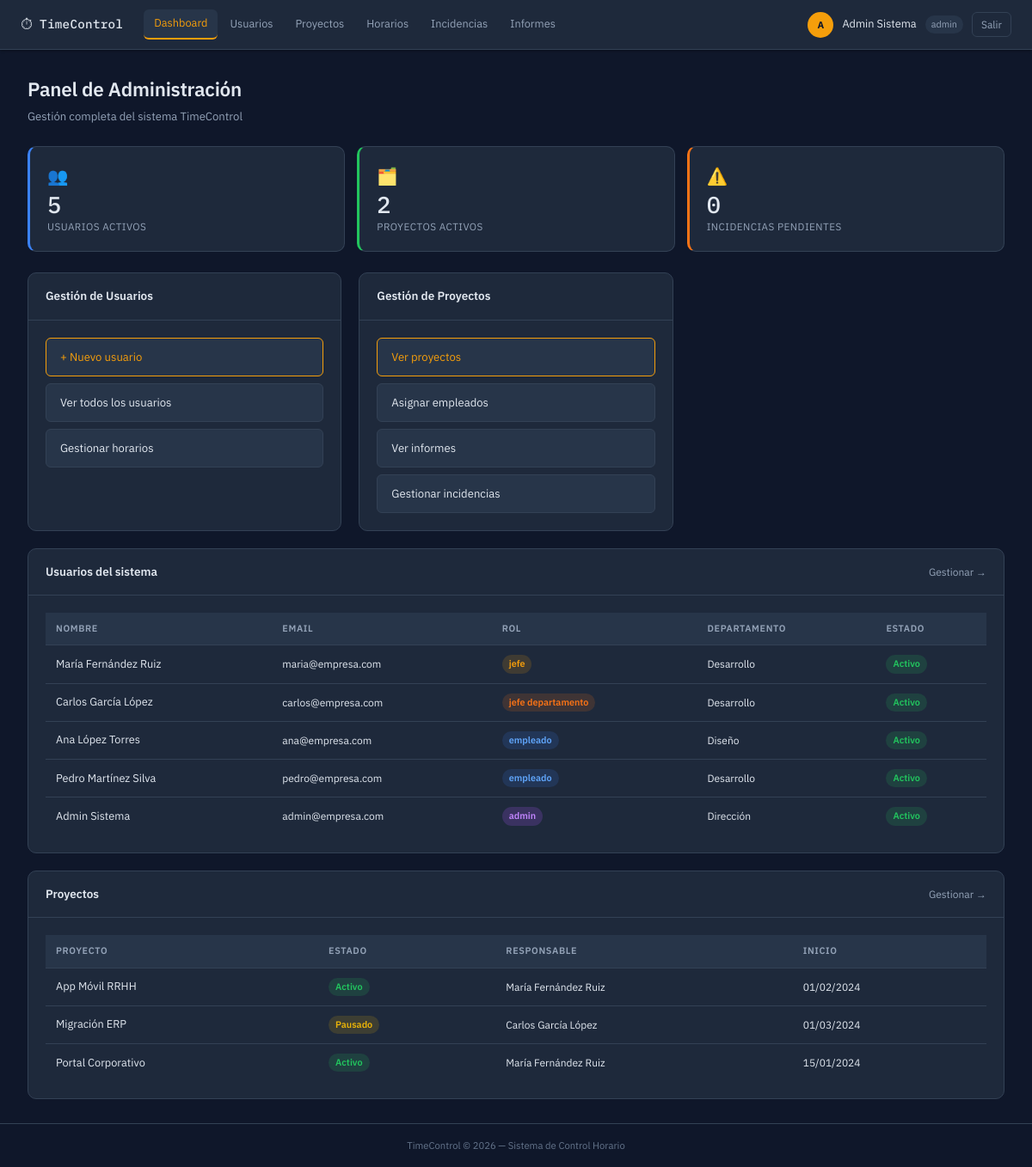
Screenshot of /?action=dashboard (signed in) with the database file from the repository.
### tables this page shows
CREATE TABLE usuarios (
    id INT AUTO_INCREMENT PRIMARY KEY,
    nombre VARCHAR(100) NOT NULL,
    apellidos VARCHAR(150) NOT NULL,
    email VARCHAR(200) NOT NULL UNIQUE,
    password VARCHAR(255) NOT NULL,
    rol ENUM('admin','empleado','jefe','jefe_departamento') NOT NULL DEFAULT 'empleado',
    activo TINYINT(1) NOT NULL DEFAULT 1,
    id_departamento INT,
    id_horario INT,
    avatar VARCHAR(255) DEFAULT NULL,
    creado_en TIMESTAMP DEFAULT CURRENT_TIMESTAMP,
    actualizado_en TIMESTAMP DEFAULT CURRENT_TIMESTAMP ON UPDATE CURRENT_TIMESTAMP,
    FOREIGN KEY (id_departamento) REFERENCES departamentos(id) ON DELETE SET NULL,
    FOREIGN KEY (id_horario) REFERENCES horarios(id) ON DELETE SET NULL
);

CREATE TABLE departamentos (
    id INT AUTO_INCREMENT PRIMARY KEY,
    nombre VARCHAR(100) NOT NULL,
    descripcion TEXT,
    creado_en TIMESTAMP DEFAULT CURRENT_TIMESTAMP
);

CREATE TABLE proyectos (
    id INT AUTO_INCREMENT PRIMARY KEY,
    nombre VARCHAR(200) NOT NULL,
    descripcion TEXT,
    estado ENUM('activo','pausado','completado') NOT NULL DEFAULT 'activo',
    fecha_inicio DATE,
    fecha_fin DATE,
    id_responsable INT,
    creado_en TIMESTAMP DEFAULT CURRENT_TIMESTAMP,
    actualizado_en TIMESTAMP DEFAULT CURRENT_TIMESTAMP ON UPDATE CURRENT_TIMESTAMP,
    FOREIGN KEY (id_responsable) REFERENCES usuarios(id) ON DELETE SET NULL
);

### app/controllers/AdminController.php (called while the page is built, shortened)
<?php
class AdminController {
    private Usuario $usuarioModel;
    private Proyecto $proyectoModel;
    private Incidencia $incidenciaModel;
    public function __construct() {
        $this->usuarioModel    = new Usuario();
        $this->proyectoModel   = new Proyecto();
        $this->incidenciaModel = new Incidencia();
    }
    public function dashboard(): void {
        $totalUsuarios    = count($this->usuarioModel->getAll(['activo' => 1]));
        $totalProyectos   = count($this->proyectoModel->getAll('activo'));
        $incidenciasPend  = $this->incidenciaModel->contarPendientes();
        $empleados        = $this->usuarioModel->getAll(['activo' => 1]);
        $proyectos        = $this->proyectoModel->getAll();
        include __DIR__ . '/../views/admin/dashboard.php';
    }
}

### config/database.php (called while the page is built, shortened)
<?php
class Database {
    private static ?PDO $instance = null;
    public static function getConnection(): PDO {
        if (self::$instance === null) {
            $dsn = "mysql:host=" . DB_HOST . ";dbname=" . DB_NAME . ";charset=" . DB_CHARSET;
            $options = [
                PDO::ATTR_ERRMODE            => PDO::ERRMODE_EXCEPTION,
                PDO::ATTR_DEFAULT_FETCH_MODE => PDO::FETCH_ASSOC,
                PDO::ATTR_EMULATE_PREPARES   => false,
            ];
            try {
                self::$instance = new PDO($dsn, DB_USER, DB_PASS, $options);
            } catch (PDOException $e) {
                http_response_code(500);
                die(json_encode(['error' => 'Error de conexión a la base de datos']));
            }
        }
        return self::$instance;
    }
}

### app/models/Usuario.php (called while the page is built, shortened)
<?php
class Usuario {
    private PDO $db;
    public function __construct() {
        $this->db = Database::getConnection();
    }
    public function getAll(array $filtros = []): array {
        $sql = "SELECT u.*, d.nombre AS departamento_nombre, h.nombre AS horario_nombre
                FROM usuarios u
                LEFT JOIN departamentos d ON d.id = u.id_departamento
                LEFT JOIN horarios h ON h.id = u.id_horario
                WHERE 1=1";
        $params = [];
        if (isset($filtros['activo'])) {
            $sql .= " AND u.activo = ?";
            $params[] = $filtros['activo'];
        }
        $sql .= " ORDER BY u.apellidos, u.nombre";
        $stmt = $this->db->prepare($sql);
        $stmt->execute($params);
        return $stmt->fetchAll();
    }
}

### app/models/Proyecto.php (called while the page is built, shortened)
<?php
class Proyecto {
    private PDO $db;
    public function __construct() {
        $this->db = Database::getConnection();
    }
    public function getAll(string $estado = null): array {
        $sql = "SELECT p.*, CONCAT(u.nombre, ' ', u.apellidos) AS responsable_nombre
                FROM proyectos p LEFT JOIN usuarios u ON u.id = p.id_responsable WHERE 1=1";
        $params = [];
        if ($estado) { $sql .= " AND p.estado = ?"; $params[] = $estado; }
        $sql .= " ORDER BY p.nombre";
        $stmt = $this->db->prepare($sql);
        $stmt->execute($params);
        return $stmt->fetchAll();
    }
}

### app/models/Incidencia.php (called while the page is built, shortened)
<?php
class Incidencia {
    private PDO $db;
    public function __construct() {
        $this->db = Database::getConnection();
    }
    public function contarPendientes(): int {
        $stmt = $this->db->query("SELECT COUNT(*) FROM incidencias WHERE estado = 'pendiente'");
        return (int)$stmt->fetchColumn();
    }
}

### app/views/admin/dashboard.php (the view, shortened to what this page needs)
<?php
$action = 'dashboard';
include __DIR__ . '/../shared/header.php';
?>
<div class="page-header">
    <div>
        <h1 class="page-title">Panel de Administración</h1>
        <p class="page-subtitle">Gestión completa del sistema TimeControl</p>
    </div>
</div>
<div class="stats-grid">
    <div class="stat-card stat-card-blue">
        <div class="stat-icon">👥</div>
        <div class="stat-value"><?= $totalUsuarios ?></div>
        <div class="stat-label">Usuarios activos</div>
    </div>
    <div class="stat-card stat-card-green">
        <div class="stat-icon">🗂️</div>
        <div class="stat-value"><?= $totalProyectos ?></div>
        <div class="stat-label">Proyectos activos</div>
    </div>
    <div class="stat-card stat-card-orange">
        <div class="stat-icon">⚠️</div>
        <div class="stat-value"><?= $incidenciasPend ?></div>
        <div class="stat-label">Incidencias pendientes</div>
    </div>
</div>
<div class="dashboard-grid">
    <div class="card">
        <div class="card-header">
            <h3 class="card-title">Gestión de Usuarios</h3>
        </div>
        <div class="card-body">
            <div class="quick-links">
                <a href="?action=admin_nuevo_usuario" class="quick-link-btn quick-link-primary">+ Nuevo usuario</a>
                <a href="?action=admin_usuarios" class="quick-link-btn">Ver todos los usuarios</a>
                <a href="?action=admin_horarios" class="quick-link-btn">Gestionar horarios</a>
            </div>
        </div>
    </div>
    <div class="card">
        <div class="card-header">
            <h3 class="card-title">Gestión de Proyectos</h3>
        </div>
        <div class="card-body">
            <div class="quick-links">
                <a href="?action=admin_proyectos" class="quick-link-btn quick-link-primary">Ver proyectos</a>
                <a href="?action=admin_asignar_proyecto" class="quick-link-btn">Asignar empleados</a>
                <a href="?action=informes" class="quick-link-btn">Ver informes</a>
                <a href="?action=manager_incidencias" class="quick-link-btn">Gestionar incidencias</a>
            </div>
        </div>
    </div>
    <div class="card card-wide">
        <div class="card-header">
            <h3 class="card-title">Usuarios del sistema</h3>
            <a href="?action=admin_usuarios" class="card-link">Gestionar →</a>
        </div>
        <div class="card-body">
            <table class="table">
                <thead>
                    <tr><th>Nombre</th><th>Email</th><th>Rol</th><th>Departamento</th><th>Estado</th></tr>
                </thead>
                <tbody>
                    <?php foreach (array_slice($empleados, 0, 10) as $emp): ?>
                        <tr>
                            <td><?= htmlspecialchars($emp['nombre'] . ' ' . $emp['apellidos']) ?></td>
                            <td class="text-muted small"><?= htmlspecialchars($emp['email']) ?></td>
                            <td><span class="badge badge-rol-<?= $emp['rol'] ?>"><?= str_replace('_', ' ', $emp['rol']) ?></span></td>
                            <td class="text-muted small"><?= htmlspecialchars($emp['departamento_nombre'] ?? '—') ?></td>
                            <td><span class="badge <?= $emp['activo'] ? 'badge-ok' : 'badge-error' ?>"><?= $emp['activo'] ? 'Activo' : 'Inactivo' ?></span></td>
                        </tr>
                    <?php endforeach; ?>
                </tbody>
            </table>
        </div>
    </div>
    <div class="card card-wide">
        <div class="card-header">
            <h3 class="card-title">Proyectos</h3>
            <a href="?action=admin_proyectos" class="card-link">Gestionar →</a>
        </div>
        <div class="card-body">
            <table class="table">
                <thead>
                    <tr><th>Proyecto</th><th>Estado</th><th>Responsable</th><th>Inicio</th></tr>
                </thead>
                <tbody>
                    <?php foreach ($proyectos as $p): ?>
                        <tr>
                            <td><?= htmlspecialchars($p['nombre']) ?></td>
                            <td><span class="badge badge-estado-<?= $p['estado'] ?>"><?= ucfirst($p['estado']) ?></span></td>
                            <td class="text-muted small"><?= htmlspecialchars($p['responsable_nombre'] ?? '—') ?></td>
                            <td class="text-muted small"><?= $p['fecha_inicio'] ? date('d/m/Y', strtotime($p['fecha_inicio'])) : '—' ?></td>
                        </tr>
                    <?php endforeach; ?>
                </tbody>
            </table>
        </div>
    </div>
</div>
<?php include __DIR__ . '/../shared/footer.php'; ?>

### index.php (shortened to what this page needs)
<?php
require_once __DIR__ . '/config/database.php';
require_once __DIR__ . '/app/models/Usuario.php';
require_once __DIR__ . '/app/models/Proyecto.php';
require_once __DIR__ . '/app/models/Incidencia.php';
require_once __DIR__ . '/app/controllers/AdminController.php';
require_once __DIR__ . '/app/controllers/InformeController.php';
$action = $_GET['action'] ?? 'dashboard';
try {
    switch ($action) {
        case 'dashboard':
            $rol = $_SESSION['user_rol'] ?? 'empleado';
            if ($rol === 'admin') {
                $controller = new AdminController();
                $controller->dashboard();
            } elseif (in_array($rol, ['jefe', 'jefe_departamento'])) {
                $controller = new ManagerController();
                $controller->dashboard();
            } else {
                $controller = new FichajeController();
                $controller->dashboard();
            }
            break;
    }
} catch (Exception $e) {
    error_log($e->getMessage());
    include __DIR__ . '/app/views/shared/error.php';
}

### app/views/shared/header.php (shortened to what this page needs)
<!DOCTYPE html>
<html lang="es">
<head>
    <link rel="stylesheet" href="<?= APP_URL ?>/public/css/style.css">
</head>
<body>
<nav class="navbar">
    <div class="nav-brand">
        <span class="nav-logo">⏱</span>
        <span class="nav-title">TimeControl</span>
    </div>
    <div class="nav-links">
        <?php $rol = $_SESSION['user_rol'] ?? ''; ?>
        <?php if ($rol === 'empleado'): ?>
            <a href="?action=dashboard" class="nav-link <?= ($action ?? '') === 'dashboard' ? 'active' : '' ?>">Dashboard</a>
            <a href="?action=historial" class="nav-link <?= ($action ?? '') === 'historial' ? 'active' : '' ?>">Historial</a>
            <a href="?action=imputar" class="nav-link <?= ($action ?? '') === 'imputar' ? 'active' : '' ?>">Imputar</a>
            <a href="?action=mis_imputaciones" class="nav-link">Mis Horas</a>
        <?php elseif ($rol === 'admin'): ?>
            <a href="?action=dashboard" class="nav-link <?= ($action ?? '') === 'dashboard' ? 'active' : '' ?>">Dashboard</a>
            <a href="?action=admin_usuarios" class="nav-link">Usuarios</a>
            <a href="?action=admin_proyectos" class="nav-link">Proyectos</a>
            <a href="?action=admin_horarios" class="nav-link">Horarios</a>
            <a href="?action=manager_incidencias" class="nav-link">Incidencias</a>
            <a href="?action=informes" class="nav-link">Informes</a>
        <?php endif; ?>
    </div>
    <div class="nav-user">
        <span class="user-badge"><?= strtoupper(substr($_SESSION['user_nombre'] ?? 'U', 0, 1)) ?></span>
        <span class="user-name"><?= htmlspecialchars($_SESSION['user_nombre'] ?? '') ?></span>
        <span class="user-rol"><?= htmlspecialchars($rol) ?></span>
        <a href="?action=logout" class="btn-logout">Salir</a>
    </div>
</nav>
<main class="main-content">

### app/views/shared/footer.php (shortened to what this page needs)
</main>
<footer class="footer">
    <p>TimeControl &copy; <?= date('Y') ?> — Sistema de Control Horario</p>
</footer>
</body>
</html>

### rows the page displays
usuarios: nombre+apellidos "María Fernández Ruiz", email "maria@empresa.com", rol "jefe", id_departamento.nombre "Desarrollo", activo "Activo"
usuarios: nombre+apellidos "Carlos García López", email "carlos@empresa.com", rol "jefe departamento", id_departamento.nombre "Desarrollo", activo "Activo"
usuarios: nombre+apellidos "Ana López Torres", email "ana@empresa.com", rol "empleado", id_departamento.nombre "Diseño", activo "Activo"
usuarios: nombre+apellidos "Pedro Martínez Silva", email "pedro@empresa.com", rol "empleado", id_departamento.nombre "Desarrollo", activo "Activo"
usuarios: nombre+apellidos "Admin Sistema", email "admin@empresa.com", rol "admin", id_departamento.nombre "Dirección", activo "Activo"
proyectos: nombre "App Móvil RRHH", estado "Activo", responsable_nombre "María Fernández Ruiz", fecha_inicio "01/02/2024"
proyectos: nombre "Migración ERP", estado "Pausado", responsable_nombre "Carlos García López", fecha_inicio "01/03/2024"
proyectos: nombre "Portal Corporativo", estado "Activo", responsable_nombre "María Fernández Ruiz", fecha_inicio "15/01/2024"

### other values shown
substr($_SESSION['user_nombre'] ?? 'U', 0, 1) "A"
$_SESSION['user_nombre'] "Admin Sistema"
$rol "admin"
$totalUsuarios "5"
$totalProyectos "2"
$incidenciasPend "0"
